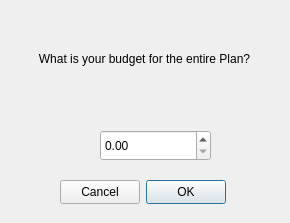
<?xml version="1.0" encoding="UTF-8"?>
<ui version="4.0">
 <class>createPlan_Budget</class>
 <widget class="QDialog" name="createPlan_Budget">
  <property name="geometry">
   <rect>
    <x>0</x>
    <y>0</y>
    <width>290</width>
    <height>223</height>
   </rect>
  </property>
  <property name="windowTitle">
   <string>Create Plan - Budget Limit</string>
  </property>
  <widget class="QPushButton" name="pushButton">
   <property name="geometry">
    <rect>
     <x>146</x>
     <y>180</y>
     <width>80</width>
     <height>24</height>
    </rect>
   </property>
   <property name="text">
    <string>OK</string>
   </property>
  </widget>
  <widget class="QLabel" name="label">
   <property name="geometry">
    <rect>
     <x>19</x>
     <y>19</y>
     <width>251</width>
     <height>81</height>
    </rect>
   </property>
   <property name="text">
    <string>&lt;html&gt;&lt;head/&gt;&lt;body&gt;&lt;p align=&quot;center&quot;&gt;What is your budget for the entire Plan?&lt;/p&gt;&lt;/body&gt;&lt;/html&gt;</string>
   </property>
  </widget>
  <widget class="QPushButton" name="pushButton_2">
   <property name="geometry">
    <rect>
     <x>60</x>
     <y>180</y>
     <width>80</width>
     <height>24</height>
    </rect>
   </property>
   <property name="text">
    <string>Cancel</string>
   </property>
  </widget>
  <widget class="QDoubleSpinBox" name="doubleSpinBox">
   <property name="geometry">
    <rect>
     <x>100</x>
     <y>130</y>
     <width>111</width>
     <height>31</height>
    </rect>
   </property>
   <property name="accelerated">
    <bool>true</bool>
   </property>
   <property name="maximum">
    <double>100000.000000000000000</double>
   </property>
  </widget>
 </widget>
 <resources/>
 <connections/>
</ui>
